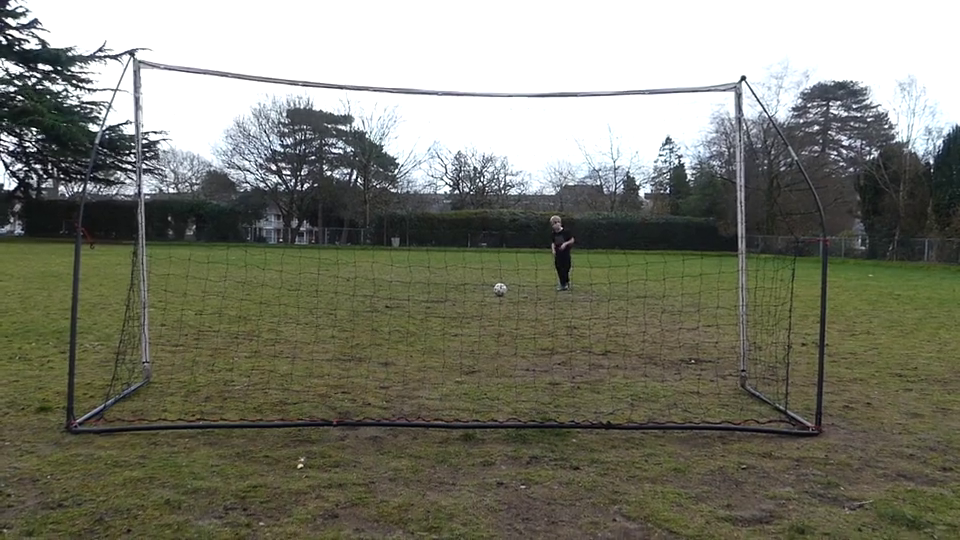
#> input picture frame 13 of videoSamples/boyball.mp4, 960 x 540 px
$ python slice.py   (older library calls are emulated)
#> lines starting #> are read from the running program, lines starting #| are printed output that depends on the picture
import numpy as np
import skimage.io as io
import cv2 as cv

cap = cv.VideoCapture("../videoSamples/boyball.mp4")
w = int(cap.get(cv.CAP_PROP_FRAME_WIDTH))
h = int(cap.get(cv.CAP_PROP_FRAME_HEIGHT))
n_frames = int(cap.get(cv.CAP_PROP_FRAME_COUNT))

vid_slice = np.zeros((h, n_frames, 3)).astype(np.float)

x = int(w/2)
i = 0
while cap.isOpened():
    ret, frame = cap.read()
#> frame is the input picture: shape (540, 960, 3); mean B, G, R 110, 123.5, 122.7
    if frame is None:
        break
    else:
        vid_slice[:, i] = np.array(frame[:, x]).astype(np.float)/255
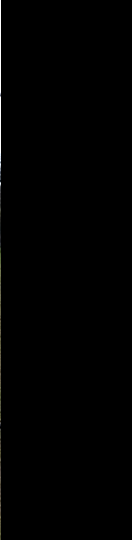
#> vid_slice: shape (540, 132, 3) float64; mean B, G, R 0.00362, 0.00398, 0.00399
    i+=1

cv.imshow("vid", vid_slice)
cv.waitKey(0)
cv.destroyAllWindows()
